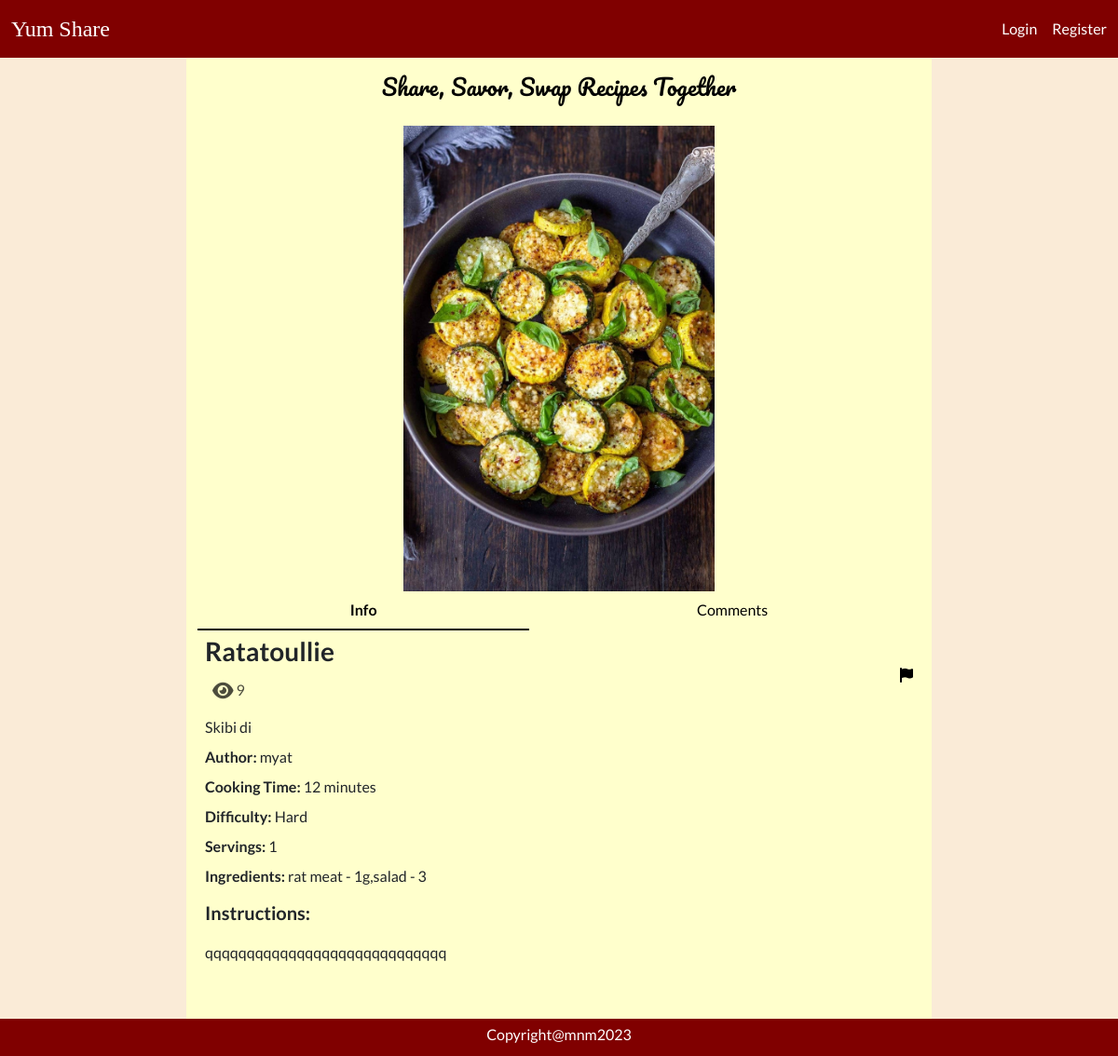
Page /recipe?id=9 on the earlier database version.
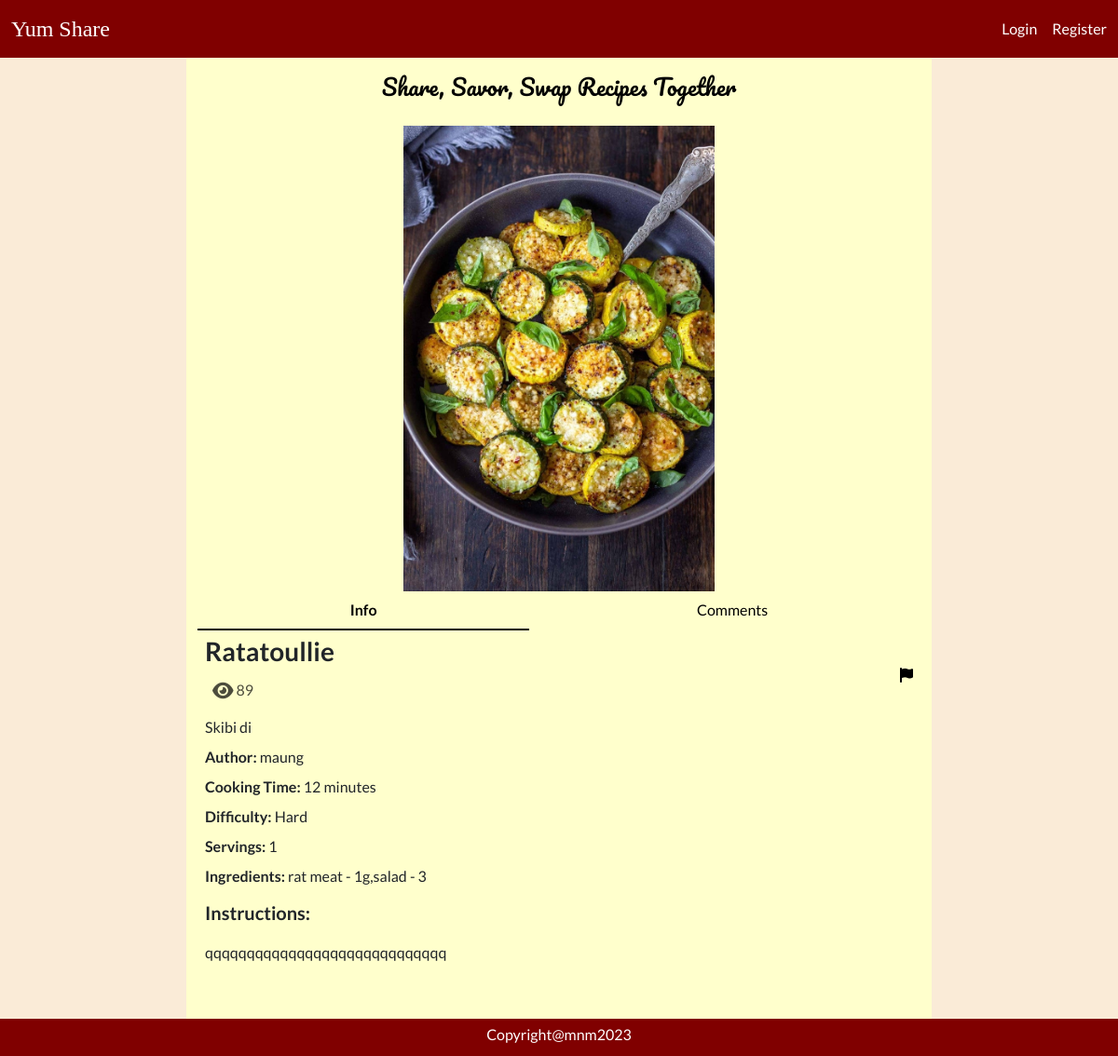
Same page on the later database version.
### tables this page shows
CREATE TABLE `recipes` (
  `id` int NOT NULL AUTO_INCREMENT,
  `name` varchar(255) NOT NULL,
  `time` int NOT NULL,
  `difficulty` int DEFAULT NULL,
  `description` varchar(255) DEFAULT NULL,
  `instructions` text NOT NULL,
  `servings` int DEFAULT NULL,
  `image` varchar(255) DEFAULT NULL,
  `views` int DEFAULT '0',
  `user_id` int NOT NULL,
  `created` datetime NOT NULL,
  `ingredients` text NOT NULL,
  `updated` datetime DEFAULT NULL,
  `rating` int DEFAULT '0',
  PRIMARY KEY (`id`),
  KEY `user_id` (`user_id`),
  CONSTRAINT `recipes_ibfk_1` FOREIGN KEY (`user_id`) REFERENCES `users` (`id`) ON DELETE CASCADE
);

CREATE TABLE `users` (
  `id` int NOT NULL AUTO_INCREMENT,
  `name` varchar(255) NOT NULL,
  `email` varchar(255) NOT NULL,
  `password` varchar(255) NOT NULL,
  `is_admin` int DEFAULT '0',
  `created` datetime NOT NULL,
  `updated` datetime DEFAULT NULL,
  PRIMARY KEY (`id`)
);

### Core/functions.php (called while the page is built, shortened)
<?php
function base_path($path)
{
    return BASE_PATH . $path;
}
function view($path, $attributes = [])
{
    extract($attributes);
    require base_path('views/' . $path);
}
function intToDifficulty($value) {
    switch($value) {
        case 3:
            return 'Hard';
            break;
    }
}
function loggedIn() {
    return isset($_SESSION['user']);
}

### Http/controllers/recipes/show.php (called while the page is built, shortened)
<?php
$recipeRepo = new RecipeRepository();
$commentRepo = new CommentRepository();
$userRepo = new UserRepository();
$recipeId = $_GET['id'];
$recipeRepo->updateView($recipeId);
$recipe = $recipeRepo->findById($recipeId);
$isFavourite = false;
$userRating = false;
$comments = $commentRepo->findByRecipeId($recipeId);
view('/recipes/show.view.php',[
    'recipe' => $recipe,
    'isFavourite' => $isFavourite,
    'userRating' => $userRating ? $userRating['rating'] : '',
    'comments' => $comments,
    'author' => $recipe ? $userRepo->findById($recipe['user_id']) : ''
]);

### public/index.php (called while the page is built, shortened)
<?php
require BASE_PATH . 'Core/functions.php';
require BASE_PATH . 'bootstrap.php';
$router = new Core\Router();
$url = parse_url($_SERVER['REQUEST_URI'])['path'];
$method = $_POST['_method'] ?? $_SERVER['REQUEST_METHOD'];
$router->route($url, $method);

### Core/App.php (called while the page is built, shortened)
<?php
class App
{
    protected static Container $container;
    public static function setContainer($container) {
        static::$container = $container;
    }
    public static function getContainer() {
        return static::$container;
    }
}

### config.php (called while the page is built)
<?php
return [
  'database' => [
      'host' => 'localhost',
      'port' => 3306,
      'dbname' => 'recipeapp'
  ]
];

### bootstrap.php (called while the page is built, shortened)
<?php
$container = new Container();
$container->bind('Core\Database', function () {
    $config = require base_path('config.php');
    return new Database($config['database']);
});

### Core/Database.php (called while the page is built, shortened)
<?php
class Database
{
    protected $connection;
    public function __construct($config, $username = 'root', $password = 'root')
    {
        $dsn = 'mysql:' . http_build_query($config, '', ';');
        $this->connection = new PDO($dsn, $username, $password, [
            PDO::ATTR_DEFAULT_FETCH_MODE => PDO::FETCH_ASSOC
        ]);
    }
    public function query($query, $params = []) {
        $this->statement = $this->connection->prepare($query);
        $this->statement->execute($params);
        return $this->statement;
    }
}

### Core/Container.php (called while the page is built, shortened)
<?php
class Container
{
    protected $bindings = [];
    public function bind($key, $value) {
        $this->bindings[$key] = $value;
    }
    public function resolve($key) {
        return call_user_func($this->bindings[$key]);
    }
}

### repositories/RecipeRepository.php (called while the page is built, shortened)
<?php
class RecipeRepository
{
    protected Database $db;
    public function __construct()
    {
        $this->db = App::getContainer()->resolve('Core\Database');
    }
    public function findById(int $recipeId) {
        $statement = "SELECT * FROM recipes WHERE id = :id";
        return $this->db->query($statement, [
           'id' => $recipeId
        ])->fetch();
    }
    public function updateRecipe($attributes): void
    {
        $statement = 'UPDATE recipes SET  ';
        foreach ($attributes as $key => $value) {
            if ($key === 'id') {
                continue;
            }
            $statement = $statement . $key . '=:' . $key . ',';
        }
        $statement = substr($statement, 0, -1);
        $statement = $statement . ' WHERE id=:id';
        $this->db->query($statement, $attributes);
    }
}

### repositories/UserRepository.php (called while the page is built, shortened)
<?php
class UserRepository
{
    protected Database $db;
    public function __construct()
    {
        $this->db = App::getContainer()->resolve('Core\Database');
    }
    public function findById($id) {
        $query = "SELECT * FROM users WHERE id = :id";
        $user = $this->db->query($query, [
            'id' => $id
        ])->fetch();
        return $user;
    }
}

### views/recipes/show.view.php (the view, shortened to what the changed rows need)
<!doctype html>
<html lang="en">
<head>
  <?php require BASE_PATH . 'public/resources/links/links.php' ?>
</head>
<body>
  <header>
    <?php require base_path('views/partials/nav.view.php') ?>
  </header>
  <main>
    <div class="d-flex justify-content-center container-fluid">
      <div class="content container-fluid" style="max-width: 800px; background-color: #ffffcc;">
        <p class="slogan text-black mb-4 fs-4">Share, Savor, Swap Recipes Together</p>
        <?php if ($recipe) : ?>
          <div class="recipe-image d-flex flex-column align-items-center position-relative">
            <img id="recipe-image" class="" src="<?= $_FILES['image'] ?? $recipe['image'] ?>" alt="recipe" style="max-width: 100%; max-height: 500px;">
            <ul class="text-dark nav nav-underline nav-fill" style="width: 100%;">
              <li class="info-tab nav-item">
                <button id='info-button' class="nav-link active">Info</button>
              </li>
              <li class="comments-tab nav-item">
                <button id="comments-button" class="nav-link"><span class="text-black">Comments</span></button>
              </li>
            </ul>
          </div>
          <div class="info text-start lh-1 p-2" id="info-section">
            <div class="d-flex flex-row justify-content-between align-items-center mb-2">
              <div class="d-flex flex-column gap-1 mb-3">
                <p class="fw-semibold fs-3"><?= htmlspecialchars($recipe['name']) ?></p>
                <div class="d-flex flex-row">
                  <div style="color: rgba(0, 0, 0, 0.7);">
                    <i class="fa-solid fa-eye fa-lg"></i>
                    <span><?= $recipe['views'] ?></span>
                  </div>
                </div>
              </div>
              <?php if (loggedIn() && $_SESSION['user']['id'] === $recipe['user_id']) : ?>
                <div>
                  <a class="btn btn-success" href="/recipe/edit?id=<?= $recipe['id'] ?>">Edit Info</a>
                  <button class="btn btn-danger" onclick="confirmDeleteRecipe(<?= $recipe['id'] ?>)">Delete Recipe</button>
                </div>
              <?php else : ?>
                <a type="button" data-bs-toggle="modal" data-bs-target="#report-recipe-modal<?= $recipe['id'] ?>">
                  <i class="fa-solid fa-flag text-black" title="Report to admin"></i>
                </a>
              <?php endif; ?>
            </div>
            <p><?= htmlspecialchars($recipe['description']) ?></p>
            <p><span class="fw-semibold">Author: </span> <?= htmlspecialchars($author['name']) ?></p>
            <p><span class="fw-semibold">Cooking Time:</span> <?= htmlspecialchars($recipe['time']) ?> minutes</p>
            <p><span class="fw-semibold">Difficulty:</span> <?= intToDifficulty($recipe['difficulty']) ?></p>
            <p><span class="fw-semibold">Servings:</span> <?= $recipe['servings'] ?></p>
            <p><span class="fw-semibold">Ingredients:</span> <?= htmlspecialchars($recipe['ingredients']) ?></p>
            <div class="lh-base">
              <p class="fs-5 fw-semibold">Instructions:</p>
              <p><?= htmlspecialchars($recipe['instructions']) ?></p>
            </div>
          </div>
        <?php else : ?>
          <?php $link = isset($_SESSION['user']) ? '/home' : '/' ?>
          <p class="text-center fs-4">This recipe doesn't exist. Go <a href="<?= $link ?>">home</a></p>
        <?php endif; ?>
      </div>
    </div>
  </main>
  <footer>
    <?php require base_path("views/partials/footer.view.php") ?>
  </footer>
</body>

### Core/Router.php (shortened to what the changed rows need)
<?php
class Router
{
    protected $routes = [];
    public function add($url, $controller, $method) {
        $this->routes[] = [
            'url' => $url,
            'controller' => $controller,
            'method' => $method,
            'middleware' => null
        ];
        return $this;
    }
    public function only($key) {
        $this->routes[array_key_last($this->routes)]['middleware'] = $key;
        return $this;
    }
    public function route($url, $method) {
        foreach ($this->routes as $route) {
            if ($route['url'] === $url && $route['method'] === strtoupper($method)) {
                return require base_path('Http/controllers/' . $route['controller']);
            }
        }
    }
}

### views/partials/nav.view.php
<nav class="navbar navbar-expand-lg text-white fixed-top">
    <?php if (isset($_SESSION['user'])) : ?>
        <div class="container-fluid">
            <?php $brandLink = isset($_SESSION['user']) ? '/home' : '/' ?>
            <a class="heading navbar-brand text-white fs-4" href="<?= $brandLink ?>">Yum Share</a>
            <button class="navbar-toggler" type="button" data-bs-toggle="collapse" data-bs-target="#navbarSupportedContent" aria-controls="navbarSupportedContent" aria-expanded="false" aria-label="Toggle navigation">
                <span class="navbar-toggler-icon"></span>
            </button>
            <div class="collapse navbar-collapse" id="navbarSupportedContent">
                <ul class="navbar-nav me-auto mb-2 mb-lg-0">
                    <li class="nav-item">
                        <a class="nav-link active text-white" aria-current="page" href="/home"><span class="gray-hover">Home</span></a>
                    </li>
                    <li class="nav-item dropdown">
                        <a class="nav-link dropdown-toggle text-white" href="#" role="button" data-bs-toggle="dropdown" aria-expanded="false">
                            <span class="gray-hover">Recipes</span>
                        </a>
                        <ul class="dropdown-menu">
                            <li><a class="dropdown-item" href="/recipes?id=<?= $_SESSION['user']['id'] ?>">My Recipes</a></li>
                            <li><a class="dropdown-item" href="/recipes/create">Create New Recipe</a></li>
                            <li><a class="dropdown-item" href="/recipes/favourites">Favourites</a></li>
                            <li><a class="dropdown-item" href="/search">Browse Recipes</a></li>
                        </ul>
                    </li>
                </ul>
                <div class="nav-item btn-group dropdown me-3 mb-3 mb-lg-0">
                    <button type="button" class="btn btn-dark dropdown-toggle" data-bs-toggle="dropdown" aria-expanded="false">
                        <i class="fa-solid fa-user"></i>
                    </button>
                    <ul class="dropdown-menu">
                        <li><a class="dropdown-item" href="/profile?id=<?= $_SESSION['user']['id'] ?>">My Profile</a></li>
                        <?php if ($_SESSION['admin']) : ?>
                            <li><a class="dropdown-item" href="/home/admin">Admin Panel</a></li>
                        <?php endif; ?>
                        <li><a class="dropdown-item" href="/logout">Logout</a></li>
                    </ul>
                </div>
                <form class="d-flex" role="search" action="/search" method="GET">
                    <input name="name" class="form-control me-2" type="search" placeholder="Quick Search" aria-label="Search">
                    <input type="hidden" name="sort" value="created">
                    <button class="btn btn-success" type="submit">Search</button>
                </form>
            </div>
        </div>
    <?php else : ?>
        <div class="container-fluid d-flex flex-row justify-content-between align-items-center">
            <?php $brandLink = isset($_SESSION['user']) ? '/home' : '/' ?>
            <a class="heading navbar-brand text-white fs-4" href="<?= $brandLink ?>">Yum Share</a>
            <div class="search-bar d-flex flex-row justify-content-between align-items-center gap-3">
                <a class="no-underline text-white gray-hover ms-2" href="/login"><span class="gray-hover">Login</span></a>
                <a class="no-underline text-white gray-hover" href="/register"><span class="gray-hover">Register</span></a>
            </div>
        </div>
    <?php endif; ?>
</nav>

### views/partials/footer.view.php
<div class="d-flex flex-row justify-content-center align-items-center" style="height: 30px;">
  <p class="text-white">Copyright@mnm2023</p>
</div>

Differences in the rows shown:
changed recipes "Ratatoullie": views "9" → "89"; user.name "myat" → "maung"
